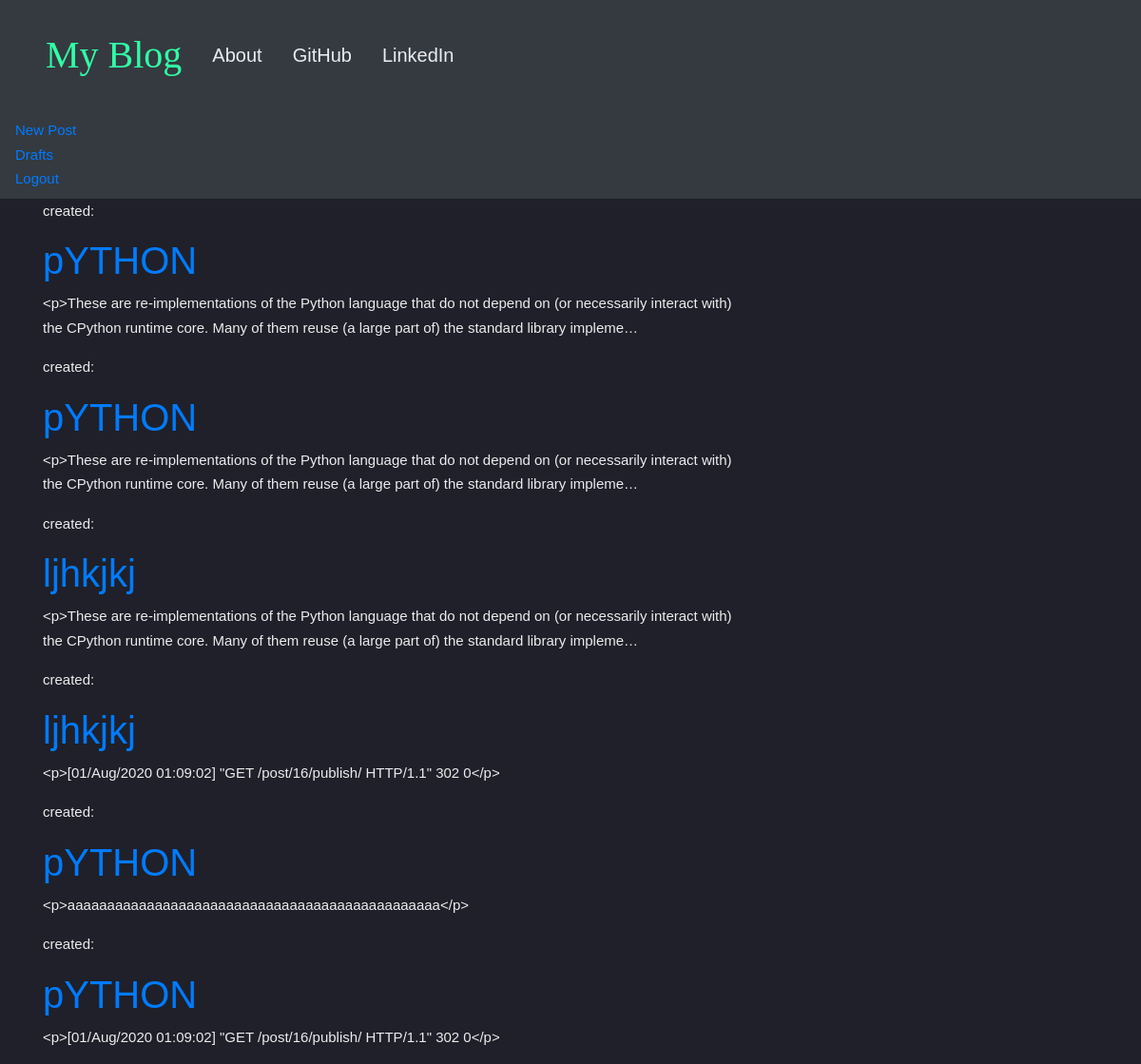
Page /drafts/ (signed in) on the committed database.
### Blogapp/models.py (models this page shows, shortened)
class Post(models.Model):
    author = models.ForeignKey('auth.User',on_delete=models.CASCADE)
    title = models.CharField(max_length=200)
    text = models.TextField()
    create_date = models.DateTimeField(default=timezone.now)
    published_date = models.DateTimeField(blank=True,null=True)

### Blogapp/views.py (the view)
# urls.py: url(r'^drafts/$',views.DraftListView.as_view(),name='post_draft_list'),
class DraftListView(LoginRequiredMixin,ListView):
    login_url='/login/'
    redirect_field_name = 'Blogapp:post_details'
    model = Post
    def get_queryset(self):
        return Post.objects.filter(published_date__isnull=True).order_by('create_date')
    template_name = "post_draft_list.html"

### Blogapp/templates/blog/post_draft_list.html
{% extends "base.html" %}
{% block content%}
{% for post in post_list %}
      <div class="post">
          <p class="date">created: {{ post.created_date|date:'d-m-Y' }}</p>
          <h1><a href="{% url 'Blogapp:post_details' pk=post.pk %}">{{ post.title }}</a></h1>
          <p>{{ post.text|truncatechars:200 }}</p>
      </div>
  {% endfor %}
{% endblock%}

### Blogapp/templates/blog/base.html (shortened to what this page needs)
<!DOCTYPE html>
{% load static %}
<html lang="en" dir="ltr">
  <head>
    <link rel="stylesheet" href="https://stackpath.bootstrapcdn.com/bootstrap/4.5.0/css/bootstrap.min.css">
    <link rel="stylesheet" href="//cdn.jsdelivr.net/npm/medium-editor@latest/dist/css/medium-editor.min.css" type="text/css" media="screen" charset="utf-8">
    <link rel="stylesheet" href="{% static 'css/blog.css' %}">
  </head>
  <body >
      <nav class="navbar navbar-dark bg-dark" >
        <div class="">
          <ul class="navbar nav-brand"  >
            <li style="font-size: 40px;color:#30ffa6;font-family:Georgia;" class="navbar nav-item"><a style="color: inherit;" href="{% url 'Blogapp:post_list' %}">My Blog</a></li>
            <li  style="font-size:20px" class="navbar nav-item"> <a  style="color: inherit;" href="{% url 'Blogapp:about' %}"> About</a></li>
            <li style="font-size:20px" class="navbar nav-item"> <a style="color: inherit;" href="https://www.github.com/Anna-G11">GitHub</a></li>
            <li style="font-size:20px" class="navbar nav-item"> <a style="color: inherit;" href="https://www.linkedin.com/in/anna-gerald-b7b1a510a/">LinkedIn </a></li>
          </ul>
          <ul class='nav navbar-nav navbar-right'>
            {% if user.is_authenticated %}
            <li> <a href="{% url 'Blogapp:post_new' %}">New Post</a> </li>
            <li>
              <a href="{% url 'Blogapp:post_draft_list' %}"> Drafts</a>
            </li>
            <li>
              <a href="{% url 'logout' %}"> Logout</a>
            </li>
            {% else%}
            <li><a style="font-size:20px; color:inherit;" class="nav navbar-right" href="{% url 'login' %}"> Login </a> </li>
            {% endif %}
          </ul>
        </div>
        </nav>
        <div class="content container">
          <div class="row">
            <div class="col-md-8">
              <div class="blog_post">
                {% block content%}
                {% endblock%}
              </div>
            </div>
          </div>
        </div>
  </body>
</html>

### Blogapp/static/css/blog.css (style rules this page uses)
body { font-family: 'Montserrat', sans-serif; font-weight: 300; font-size: 15px; line-height: 1.7; color: #ececee; background-color: #1f2029; overflow: hidden; background-image: url('https://s3-us-west-2.amazonaws.com/s.cdpn.io/1462889/pat-back.svg'); background-position: center; background-repeat: repeat; background-size: 4%; height: 100vh; width: 100%; }

### rows in the picture
Post: title "pYTHON", text "<p>These are re-implementations of the Python language that do not depend on (or necessarily interact with) the CPython runtime core. Many of them reuse (a large part of) the standard library impleme…"
Post: title "pYTHON", text "<p>These are re-implementations of the Python language that do not depend on (or necessarily interact with) the CPython runtime core. Many of them reuse (a large part of) the standard library impleme…"
Post: title "ljhkjkj", text "<p>These are re-implementations of the Python language that do not depend on (or necessarily interact with) the CPython runtime core. Many of them reuse (a large part of) the standard library impleme…"
Post: title "ljhkjkj", text "<p>[01/Aug/2020 01:09:02] \"GET /post/16/publish/ HTTP/1.1\" 302 0</p>"
Post: title "pYTHON", text "<p>aaaaaaaaaaaaaaaaaaaaaaaaaaaaaaaaaaaaaaaaaaaaaaa</p>"
Post: title "pYTHON", text "<p>[01/Aug/2020 01:09:02] \"GET /post/16/publish/ HTTP/1.1\" 302 0</p>"
